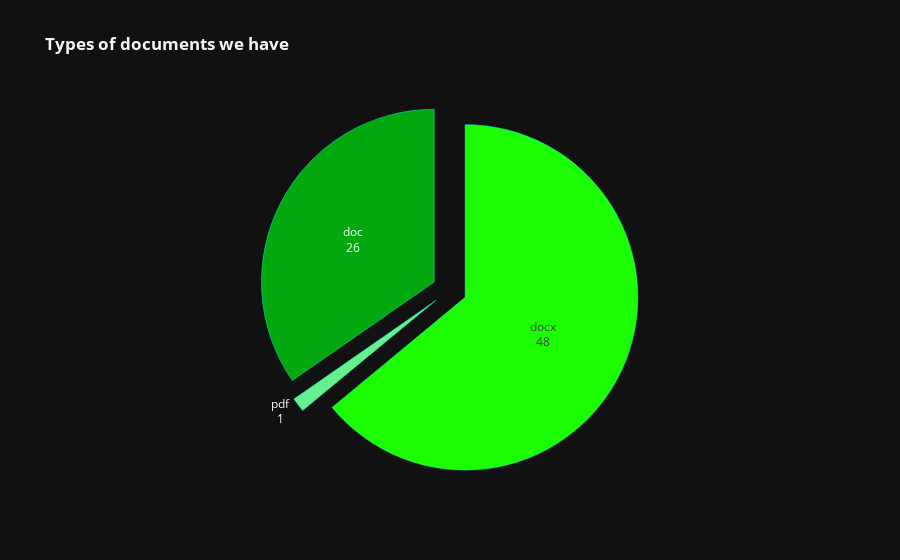

Here is the notebook cell this chart was saved with:
### Markdown cell above
* Document types

### Code cell
# Checking Different document types

fig=go.Figure()

temp_df=resumes_df['Doc Type'].value_counts()

colors = ['#1cfc03','#02a80d','#67f090','#3dfc76']

fig.add_pie(labels=temp_df.index,
            values=temp_df.values,
            textinfo='label+value',
            pull=[0.1,0.1,0.1],
            marker=dict(colors=colors,
                        line=dict(color='#03fccf',
                                  width=0.5)))


fig.update_layout(title='<b>Types of documents we have</b>',
                  template='plotly_dark',
                  autosize=False,
                  showlegend=False)
fig.show()

### Figure 1 — Plotly figure (JSON) as saved in the notebook; plotly's stock layout.template omitted (floating-point values rounded to 4 significant figures)
{"data": [{"labels": ["docx", "doc", "pdf"], "marker": {"colors": ["#1cfc03", "#02a80d", "#67f090", "#3dfc76"], "line": {"color": "#03fccf", "width": 0.5}}, "pull": [0.1, 0.1, 0.1], "textinfo": "label+value", "type": "pie", "values": [48, 26, 1]}], "layout": {"autosize": false, "showlegend": false, "title": {"text": "<b>Types of documents we have</b>"}}}
